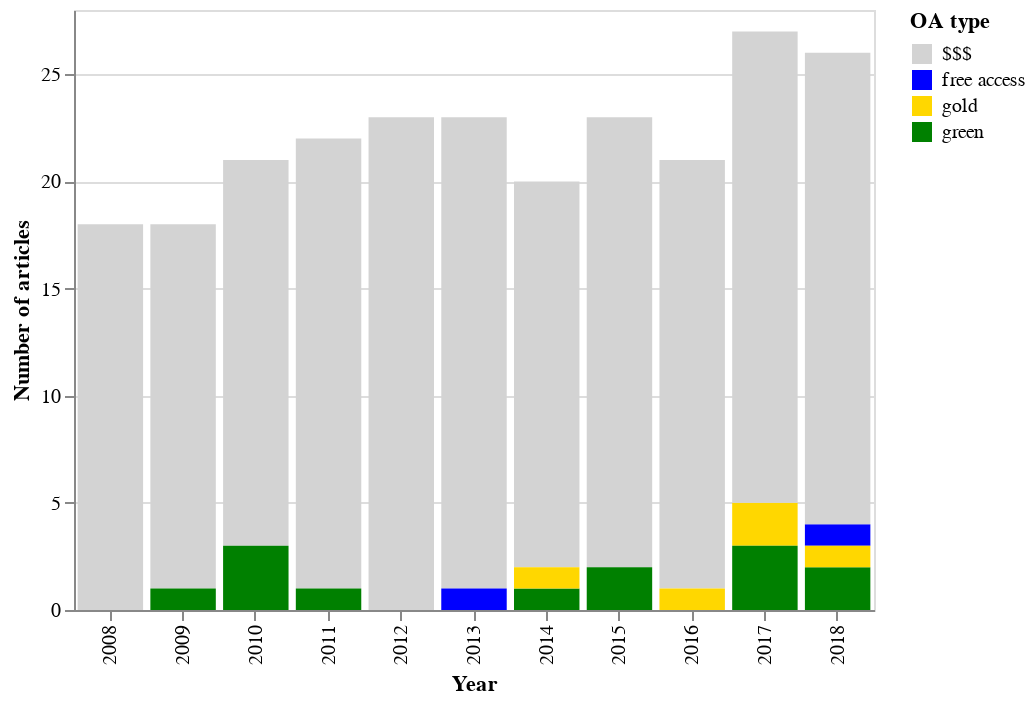

This figure's notebook cell:
### Markdown cell above
Now let's plot the results.

### Code cell
alt.Chart(df.fillna('$$$')).mark_bar().encode(
    x=alt.X('year:O', title='Year'),
    y=alt.Y('count():Q', title='Number of articles', axis=alt.Axis(tickMinStep=1)),
    color=alt.Color('oa_type:N', scale=alt.Scale(range=['lightgrey', 'blue', 'gold', 'green']), legend=alt.Legend(title='OA type')),
    tooltip=[alt.Tooltip('count():Q', title='Number of articles'), alt.Tooltip('oa_type', title='OA type')]
).properties(width=400)

### Figure 1 — Vega-Lite specification as saved in the notebook (floating-point values rounded to 4 significant figures; data arrays with more than 128 entries replaced by an {"elided": "..."} marker saying what was removed)
{"config": {"view": {"continuousWidth": 400, "continuousHeight": 300}}, "data": {"name": "data-29e11ff502386115d825131d4569d754"}, "mark": "bar", "encoding": {"color": {"type": "nominal", "field": "oa_type", "legend": {"title": "OA type"}, "scale": {"range": ["lightgrey", "blue", "gold", "green"]}}, "tooltip": [{"type": "quantitative", "aggregate": "count", "title": "Number of articles"}, {"type": "nominal", "field": "oa_type", "title": "OA type"}], "x": {"type": "ordinal", "field": "year", "title": "Year"}, "y": {"type": "quantitative", "aggregate": "count", "axis": {"tickMinStep": 1}, "title": "Number of articles"}}, "width": 400, "$schema": "https://vega.github.io/schema/vega-lite/v4.8.1.json", "datasets": {"data-29e11ff502386115d825131d4569d754": {"elided": "242 records"}}}
